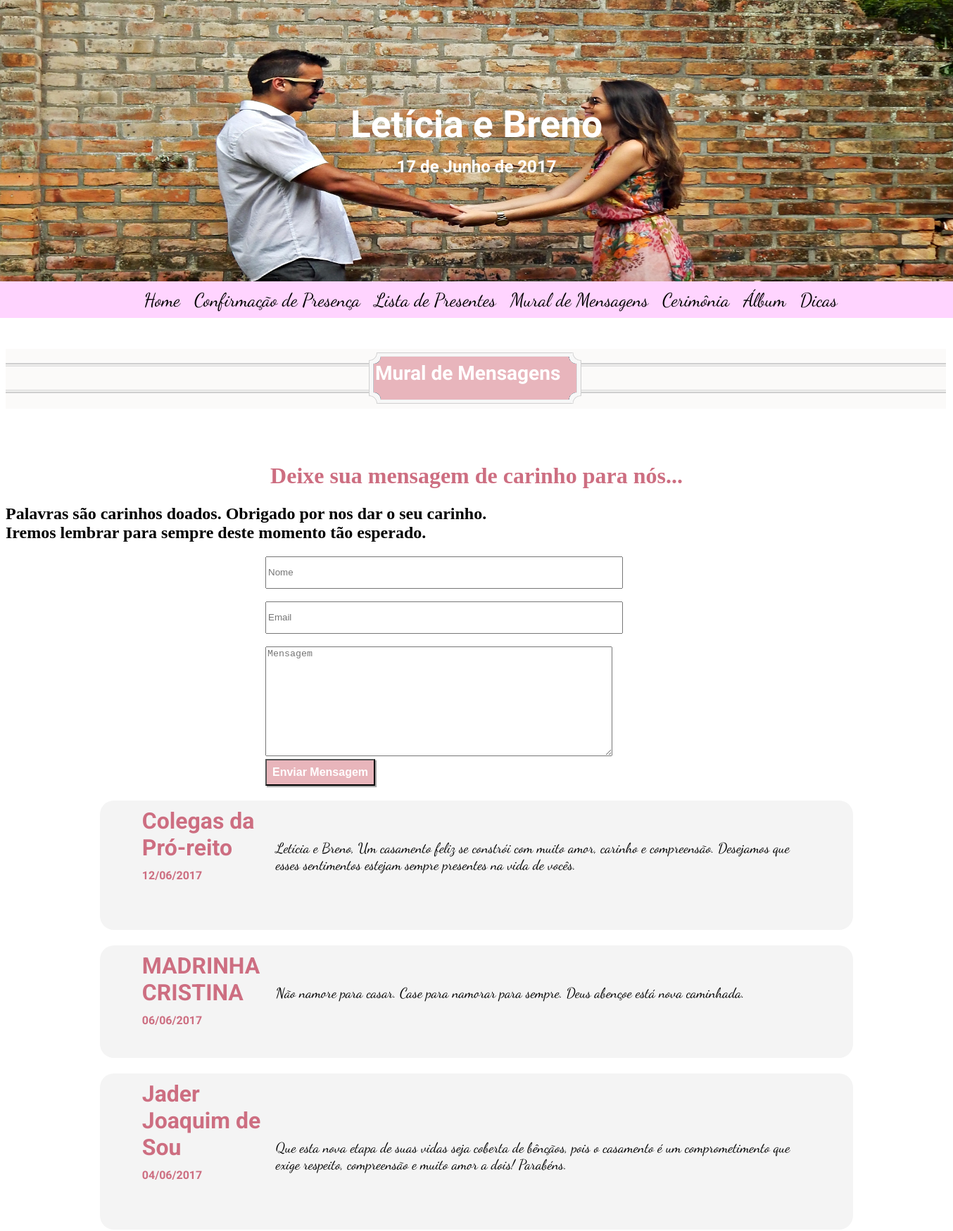
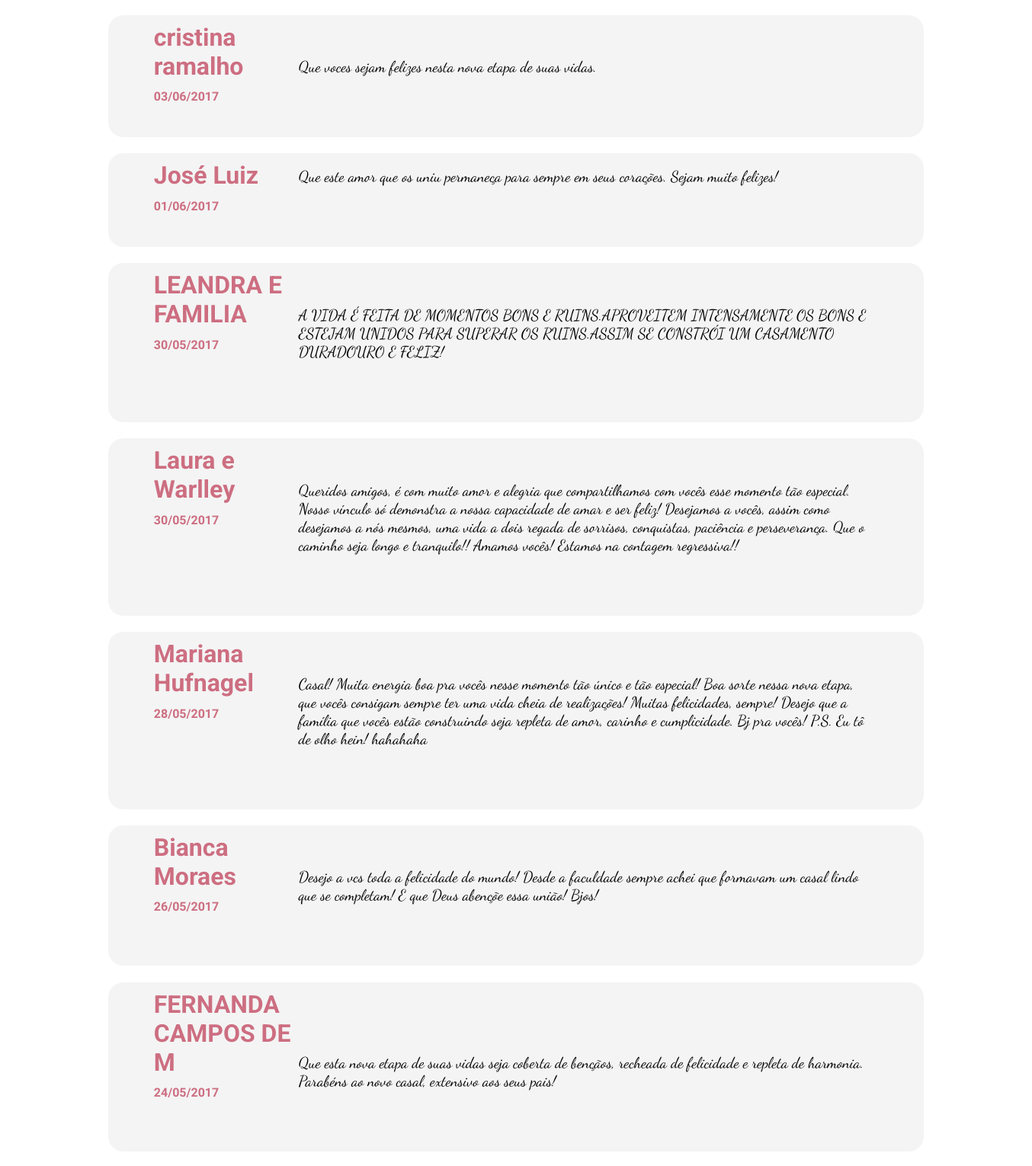
Page /subir-servidor/mensagens.php (upper part) on the committed database (2 pictures, top to bottom).
### tables this page shows
CREATE TABLE `mensagens` (
  `nome` varchar(20) NOT NULL,
  `email` varchar(20) NOT NULL,
  `mensagem` text NOT NULL,
  `data` date NOT NULL
);

### subir-servidor/mensagens.php (the view, shortened to what this page needs)
<!DOCTYPE html>
<html>
	<head>
		<link rel="stylesheet" type="text/css" href="_css/estilo.css"/>
		<link rel="stylesheet" type="text/css" href="_css/mural.css"/>
		<link rel="stylesheet" type="text/css" href="_css/rodape.css"/>
		<link rel="stylesheet" type="text/css" href="_css/audio.css"/>
	</head>
	<body>
		<div id="cabecalho">
			<h1>Letícia e Breno</h1>
			<h2>17 de Junho de 2017</h2>
		</div>
		<nav id="menu" class="posicao-menu">
			<ul>
				<li><a href="http://leticiaebreno.com">Home</a></li>
				<li><a href="presenca.php">Confirmação de Presença</a></li>
				<li><a href="presentes.php">Lista de Presentes</a></li>
				<li><a href="mensagens.php">Mural de Mensagens</a></li>
				<li><a href="festa.php">Cerimônia</a></li>
				<li><a href="fotos.php">Álbum</a></li>
				<li><a href="dicas.php">Dicas</a></li>
			</ul>
		</nav>
		<div id="teste">
		<figure>
			<img src="_imagens/moldura.png"/>
			<figcaption>
				<h1 id="mural">Mural de Mensagens</h1>
			</figcaption>
		</figure>
		<div id="mural-mensagens">
			<h1>Deixe sua mensagem de carinho para nós...</h1>
			<h2>Palavras são carinhos doados. Obrigado por nos dar o seu carinho.</br>Iremos lembrar para sempre deste momento tão esperado.</h2>
			<form method="post" action="_php/mensagem.php" onsubmit="confirmarMensagem()">
				<input type="text" id="cNome" name="tNome" placeholder="Nome" required /></br></br>
				<input type="text" id="cEmail" name="tEmail" placeholder="Email" required /></br></br>
				<textarea cols="59" rows="10" id="cMensagem" name="tMensagem" placeholder="Mensagem" required></textarea></br>
				<input id="enviar" type="submit" value="Enviar Mensagem"/>
			</form>
			<?php
				$conecta = mysql_connect("mysql.weblink.com.br", "u348797896_fdias", "130392") or print (mysql_error());
				$sql = "SELECT `nome`, `mensagem`, `data` FROM `mensagens` ORDER BY `data` DESC";
				$result = mysql_query($sql, $conecta);
				while($consulta = mysql_fetch_array($result)) {
				   echo "<div class=\"mensagem\">
							<h1>$consulta[nome]</h1>
							<h2>" . date('d/m/Y', strtotime($consulta[data])). "</h2>
							<p>$consulta[mensagem] </p>
						</div>";
				}
			?>
		</div>
		</div>
	</body>
</html>

### _css/estilo.css (style rules this page uses)
div#cabecalho { background: url(../_imagens/wedding.jpg) no-repeat; background-size: 100% 100%; position: absolute; top:0px; left:0px; width: 100%; height: 400px; z-index: -1; }
div#cabecalho h1 { position: relative; top: 110px; text-align: center; font-family: 'Alex Brush', cursive; font-size: 40pt; --color: rgb(218, 165, 32); color: white; }
div#cabecalho h2 { position: relative; top: 90px; text-align: center; font-family: 'Inconsolata', monospace; color: white; }
nav#menu { display: block; }
nav#menu ul { --background-color: #dddddd; background-color: rgb(255, 212, 255); }
.posicao-menu { position: absolute; top: 384px; left: 0px; text-align: center; width: 100%; }
nav#menu li { display: inline-block; --background-color: #dddddd; background-color: rgb(255, 212, 255); padding: 10px; margin: 0px -2px 0px -2px; transition: background-color 1s; font-family: 'Dancing Script', cursive; font-size: 20pt; }
nav#menu a { color: #000000; text-decoration: none; }
#teste { position: relative; top: 480px; width: 100%; }
figure { position: relative; left: -40px; }
figure h1 { position: relative; top: -90px; left: 528px; width: 500px; color: white; font-family: 'Trirong', serif; font-size: 21pt; }
a:link { color: rgb(205,110,129); }

### _css/mural.css (style rules this page uses)
#mural-mensagens { position: relative; top: 0px; font-family: 'Times New Roman'; }
form { width: 600px; margin: auto; }
.mensagem h1 { font-family: 'Roboto', sans-serif; color: rgb(205,110,129); }
.mensagem h2 { font-family: 'Inconsolata', monospace; color: rgb(205,110,129); font-size: 12pt; }
#mural-mensagens > h1 { text-align:center; color: rgb(205,110,129); }
#cNome, #cEmail { width: 500px; height: 40px; }
.mensagem { margin-top: 80px; background: rgb(244,244,244); --text-align: center; width: 80%; margin: auto; border-radius: 20px; }
.mensagem > h1 { position: relative; left: 60px; top: 10px; width: 180px; }
.mensagem > h2 { position: relative; --top: 10px; left: 60px; }
.mensagem > p { position: relative; left: 250px; top: -80px; width: 70%; font-size: 15pt; font-family: 'Dancing Script', cursive; }
#enviar { background-color: rgb(232,181,187); color: white; font-weight: bold; padding: 8px; box-shadow: 2px 2px 1px #aaaaaa; font-size: 12pt; cursor: pointer; transition: background-color 0.5s; }
#mural { left: 525px; }

### rows in the picture
mensagens: nome "Colegas da Pró-reito", data "12/06/2017", mensagem "Letícia e Breno, Um casamento feliz se constrói com muito amor, carinho e compreensão. Desejamos que esses sentimentos estejam sempre presentes na vida de vocês."
mensagens: nome "MADRINHA CRISTINA", data "06/06/2017", mensagem "Não namore para casar. Case para namorar para sempre. Deus abençoe está nova caminhada."
mensagens: nome "Jader Joaquim de Sou", data "04/06/2017", mensagem "Que esta nova etapa de suas vidas seja coberta de bênçãos, pois o casamento é um comprometimento que exige respeito, compreensão e muito amor a dois! Parabéns."
mensagens: nome "cristina ramalho", data "03/06/2017", mensagem "Que voces sejam felizes nesta nova etapa de suas vidas."
mensagens: nome "José Luiz", data "01/06/2017", mensagem "Que este amor que os uniu permaneça para sempre em seus corações. Sejam muito felizes!"
mensagens: nome "LEANDRA E FAMILIA", data "30/05/2017", mensagem "A VIDA É FEITA DE MOMENTOS BONS E RUINS.APROVEITEM INTENSAMENTE OS BONS E ESTEJAM UNIDOS PARA SUPERAR OS RUINS.ASSIM SE CONSTRÓI UM CASAMENTO DURADOURO E FELIZ!"
mensagens: nome "Laura e Warlley", data "30/05/2017", mensagem "Queridos amigos, é com muito amor e alegria que compartilhamos com vocês esse momento tão especial. Nosso vínculo só demonstra a nossa capacidade de amar e ser feliz! Desejamos a vocês, assim como desejamos a nós mesmos, uma vida a dois regada de sorrisos, conquistas, paciência e perseverança. Que o caminho seja longo e tranquilo!! Amamos vocês! Estamos na contagem regressiva!!"
mensagens: nome "Mariana Hufnagel", data "28/05/2017", mensagem "Casal! Muita energia boa pra vocês nesse momento tão único e tão especial! Boa sorte nessa nova etapa, que vocês consigam sempre ter uma vida cheia de realizações! Muitas felicidades, sempre! Desejo que a família que vocês estão construindo seja repleta de amor, carinho e cumplicidade. Bj pra vocês! P.S. Eu tô de olho hein! hahahaha"
mensagens: nome "Bianca Moraes", data "26/05/2017", mensagem "Desejo a vcs toda a felicidade do mundo! Desde a faculdade sempre achei que formavam um casal lindo que se completam! E que Deus abençõe essa união! Bjos!"
mensagens: nome "FERNANDA CAMPOS DE M", data "24/05/2017", mensagem "Que esta nova etapa de suas vidas seja coberta de bençãos, recheada de felicidade e repleta de harmonia. Parabéns ao novo casal, extensivo aos seus pais!"
